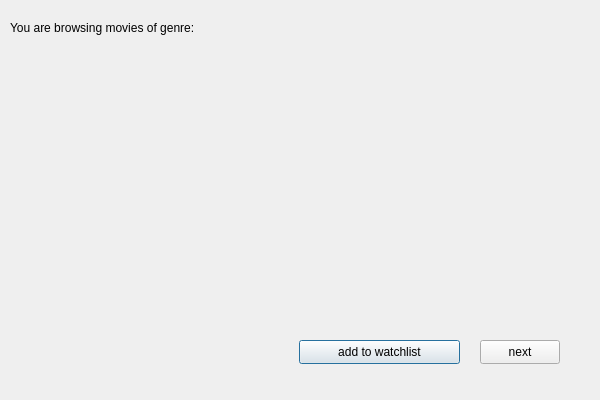
<?xml version="1.0" encoding="UTF-8"?>
<ui version="4.0">
 <class>BrowseMoviesByGenreDialogClass</class>
 <widget class="QDialog" name="BrowseMoviesByGenreDialogClass">
  <property name="geometry">
   <rect>
    <x>0</x>
    <y>0</y>
    <width>600</width>
    <height>400</height>
   </rect>
  </property>
  <property name="windowTitle">
   <string>BrowseMoviesByGenreDialog</string>
  </property>
  <widget class="QLabel" name="titleLabel">
   <property name="geometry">
    <rect>
     <x>10</x>
     <y>20</y>
     <width>211</width>
     <height>16</height>
    </rect>
   </property>
   <property name="text">
    <string>You are browsing movies of genre:</string>
   </property>
  </widget>
  <widget class="QLabel" name="genreLabel">
   <property name="geometry">
    <rect>
     <x>210</x>
     <y>20</y>
     <width>101</width>
     <height>16</height>
    </rect>
   </property>
   <property name="sizePolicy">
    <sizepolicy hsizetype="Expanding" vsizetype="Preferred">
     <horstretch>0</horstretch>
     <verstretch>0</verstretch>
    </sizepolicy>
   </property>
   <property name="text">
    <string/>
   </property>
  </widget>
  <widget class="QLabel" name="movieLabel">
   <property name="geometry">
    <rect>
     <x>10</x>
     <y>50</y>
     <width>581</width>
     <height>101</height>
    </rect>
   </property>
   <property name="sizePolicy">
    <sizepolicy hsizetype="Expanding" vsizetype="Preferred">
     <horstretch>0</horstretch>
     <verstretch>0</verstretch>
    </sizepolicy>
   </property>
   <property name="text">
    <string/>
   </property>
   <property name="scaledContents">
    <bool>false</bool>
   </property>
   <property name="wordWrap">
    <bool>true</bool>
   </property>
  </widget>
  <widget class="QPushButton" name="addButton">
   <property name="geometry">
    <rect>
     <x>299</x>
     <y>340</y>
     <width>161</width>
     <height>24</height>
    </rect>
   </property>
   <property name="text">
    <string>add to watchlist</string>
   </property>
  </widget>
  <widget class="QPushButton" name="nextButton">
   <property name="geometry">
    <rect>
     <x>480</x>
     <y>340</y>
     <width>80</width>
     <height>24</height>
    </rect>
   </property>
   <property name="text">
    <string>next</string>
   </property>
  </widget>
 </widget>
 <layoutdefault spacing="6" margin="11"/>
 <resources/>
 <connections/>
</ui>
